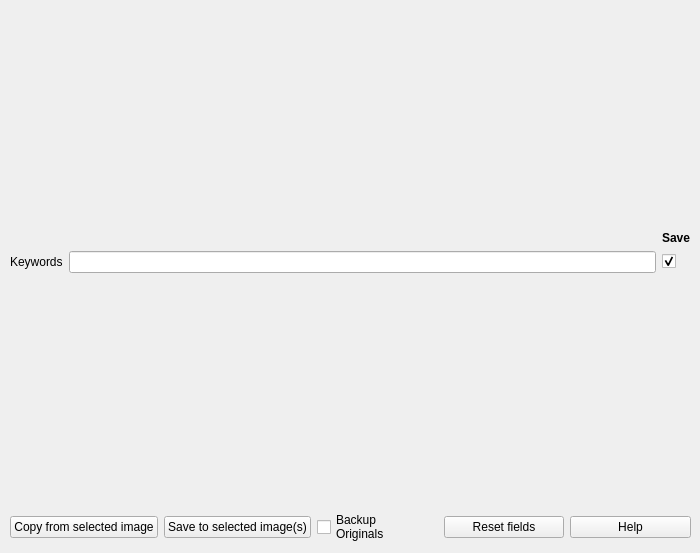
             <widget class="QWidget" name="editiptctab">
              <property name="sizePolicy">
               <sizepolicy hsizetype="Expanding" vsizetype="Expanding">
                <horstretch>2</horstretch>
                <verstretch>2</verstretch>
               </sizepolicy>
              </property>
              <attribute name="title">
               <string>IPTC</string>
              </attribute>
              <widget class="QWidget" name="gridLayoutWidget_16">
               <property name="geometry">
                <rect>
                 <x>0</x>
                 <y>0</y>
                 <width>691</width>
                 <height>544</height>
                </rect>
               </property>
               <layout class="QGridLayout" name="gridLayout_24">
                <item row="0" column="0">
                 <widget class="QLabel" name="lbl_exiftool_leveltext_2">
                  <property name="sizePolicy">
                   <sizepolicy hsizetype="Expanding" vsizetype="Expanding">
                    <horstretch>0</horstretch>
                    <verstretch>0</verstretch>
                   </sizepolicy>
                  </property>
                  <property name="text">
                   <string/>
                  </property>
                  <property name="wordWrap">
                   <bool>true</bool>
                  </property>
                 </widget>
                </item>
                <item row="1" column="0">
                 <layout class="QGridLayout" name="gridLayout_25">
                  <property name="leftMargin">
                   <number>10</number>
                  </property>
                  <item row="1" column="2">
                   <widget class="QCheckBox" name="chk_iptc_keywords">
                    <property name="enabled">
                     <bool>true</bool>
                    </property>
                    <property name="text">
                     <string/>
                    </property>
                    <property name="checked">
                     <bool>true</bool>
                    </property>
                   </widget>
                  </item>
                  <item row="1" column="1">
                   <widget class="QLineEdit" name="iptc_keywords">
                    <property name="enabled">
                     <bool>true</bool>
                    </property>
                    <property name="toolTip">
                     <string>IPTC Keywords max length 64 characters</string>
                    </property>
                   </widget>
                  </item>
                  <item row="0" column="2">
                   <widget class="QLabel" name="label_116">
                    <property name="font">
                     <font>
                      <weight>75</weight>
                      <bold>true</bold>
                     </font>
                    </property>
                    <property name="text">
                     <string>Save</string>
                    </property>
                   </widget>
                  </item>
                  <item row="1" column="0">
                   <widget class="QLabel" name="label_117">
                    <property name="enabled">
                     <bool>true</bool>
                    </property>
                    <property name="text">
                     <string>Keywords</string>
                    </property>
                   </widget>
                  </item>
                 </layout>
                </item>
                <item row="3" column="0">
                 <layout class="QHBoxLayout" name="horizontalLayout_16">
                  <property name="leftMargin">
                   <number>10</number>
                  </property>
                  <item>
                   <widget class="QPushButton" name="btn_iptc_copyfrom">
                    <property name="toolTip">
                     <string>This button will copy all the (available) gpano info from the selected image to the internal &quot;clipboard&quot;</string>
                    </property>
                    <property name="statusTip">
                     <string>This button will copy all the (available) gpano info from the selected image to the internal &quot;clipboard&quot;</string>
                    </property>
                    <property name="text">
                     <string>Copy from selected image</string>
                    </property>
                   </widget>
                  </item>
                  <item>
                   <widget class="QPushButton" name="btn_saveiptc">
                    <property name="toolTip">
                     <string>Save the gpano data to the image file(s)</string>
                    </property>
                    <property name="statusTip">
                     <string>Save the gpano data to the image file(s)</string>
                    </property>
                    <property name="text">
                     <string>Save to selected image(s)</string>
                    </property>
                   </widget>
                  </item>
                  <item>
                   <widget class="QCheckBox" name="chk_iptc_backuporiginals">
                    <property name="toolTip">
                     <string>Overwrite your image or make a backup first</string>
                    </property>
                    <property name="statusTip">
                     <string>Overwrite your image or make a backup first</string>
                    </property>
                    <property name="text">
                     <string>Backup
Originals</string>
                    </property>
                   </widget>
                  </item>
                  <item>
                   <widget class="QPushButton" name="btn_resetiptc">
                    <property name="toolTip">
                     <string>Empties all fields</string>
                    </property>
                    <property name="statusTip">
                     <string>Empties all fields</string>
                    </property>
                    <property name="text">
                     <string>Reset fields</string>
                    </property>
                   </widget>
                  </item>
                  <item>
                   <widget class="QPushButton" name="btn_iptchelp">
                    <property name="font">
                     <font>
                      <weight>50</weight>
                      <bold>false</bold>
                     </font>
                    </property>
                    <property name="toolTip">
                     <string>Opens the manual with some additional info on this screen</string>
                    </property>
                    <property name="statusTip">
                     <string>Opens the manual with some additional info on this screen</string>
                    </property>
                    <property name="text">
                     <string>Help</string>
                    </property>
                   </widget>
                  </item>
                 </layout>
                </item>
                <item row="2" column="0">
                 <widget class="QLabel" name="lbl_exiftool_leveltext_3">
                  <property name="sizePolicy">
                   <sizepolicy hsizetype="Expanding" vsizetype="Expanding">
                    <horstretch>0</horstretch>
                    <verstretch>0</verstretch>
                   </sizepolicy>
                  </property>
                  <property name="text">
                   <string/>
                  </property>
                  <property name="wordWrap">
                   <bool>true</bool>
                  </property>
                 </widget>
                </item>
               </layout>
              </widget>
             </widget>
